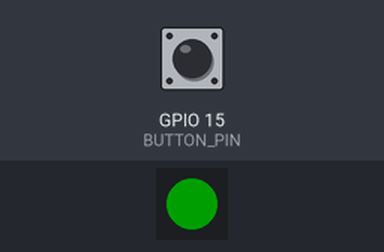
A sketch run on a simulated ESP32. Parts: 1 RGB LEDs in strip order, left to right. Inputs (shaded band) come from the test bench; at power-on: GPIO 15 (BUTTON_PIN) HIGH. Dim RGB values are drawn brighter than linear; USB keyboard and mouse output is not drawn. At 1.4 s the program puts the board to deep sleep or switches it off; the recording ends there.

Above: at 0.22 s.
At 0.88 s:
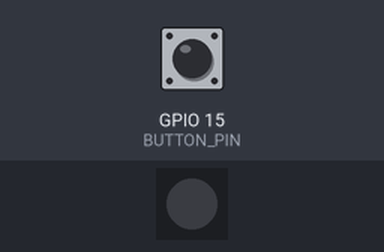
Timing chart, 0 to 1.4 s (numbered marks = the images above):
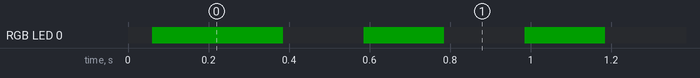

The sketch:

password-helper.ino
```cpp
/*
 * Password Helper - Mark IV
 *
 * This version of the password helper uses the bluetooth capabilities of the ESP32
 * to emulate a bluetooth keyboard. (The previous versions were built with cheap
 * Arduino Pro Micro boards that kept having the USB connectors snap off.)
 * Specifically, an Adafruit Huzzah32 was used for this build because of a couple
 * unique features:
 * - Built-in JST-PH battery connector
 * - Built in lipo battery charger, with automatic switch-over from battery to USB power
 *   when plugged in.
 * - Battery level monitor on pin A13.
 *
 * TODO:
 *    [x] Have a battery level tag.  When scanned, it types out the current battery level.
 *    [ ] Have a tag reader tag. When scanned, it puts the reader into a mode where the
 *        information for the next tag that is read is typed out (tag ID, etc)
 *
 * https://github.com/T-vK/esp32-ble-keyboard
 */

#include <SPI.h>
#include <MFRC522.h>
#include <BleKeyboard.h>
#include <FastLED.h>
#include "driver/rtc_io.h"
#include "accounts.h"

//#define DEBUG

#define NUM_LEDS 1
#define LED_PIN 14
#define RST_PIN  22
#define SS_PIN 23
#define READER_POWER_PIN 32

#define COLOR_ORDER GRB
#define DEVICE_NAME "Alexis Custom Keyboard"
#define MANUFACTURER "David Alexis"
//#define TOUCH_THRESHOLD 40

const gpio_num_t BUTTON_PIN = GPIO_NUM_15;
const uint8_t ID_SIZE = 4;

unsigned long startMillis;
unsigned long currentMillis;
int buttonState;
int lastButtonState;
unsigned long lastDebounceTime = 0;
unsigned long debounceDelay = 50;
bool goodRead;

enum Colors
{
    Red,
    Green,
    Blue,
    Yellow
};

CRGB leds[NUM_LEDS];
MFRC522 rfid(SS_PIN, RST_PIN);
BleKeyboard keyboard(DEVICE_NAME, MANUFACTURER, 100);

// Initialize the array that will store tag IDs we read
byte tagId[] = { 0x00, 0x00, 0x00, 0x00 };


/**
 * ----------------------------------------------------------------------
 */
void setup()
{
    delay(10);
    // ++bootCount;

    #ifdef DEBUG
    Serial.begin(115200);
    #endif

    FastLED.addLeds<WS2812, LED_PIN, COLOR_ORDER>(leds, NUM_LEDS);
    FastLED.setBrightness(30);

    pinMode(BUTTON_PIN, INPUT);
    pinMode(READER_POWER_PIN, OUTPUT);
    digitalWrite(READER_POWER_PIN, HIGH);

    // Initialize and verify the MFRC522 RFID reader
    SPI.begin();
    rfid.PCD_Init();
    checkReader();

    // Wait for a host device to connect to our bluetooth "keyboard".
    // A red blip will be displayed every half a second until connected.
    // We don't want to burn through battery doing this, so we'll go to sleep
    // after 30 seconds of waiting for a connection.
    keyboard.begin();

    int keyboardTry = 0;

    while (!keyboard.isConnected())
    {
        flashLed(Blue, 50);
        delay(500);

        keyboardTry++;

        if (keyboardTry == 30)
          sleep();
    }

    //readBatteryLevel(true);
    startMillis = millis();
}

/**
 * ----------------------------------------------------------------------
 * Main Loop
 */
void loop()
{
    int buttonReading = digitalRead(BUTTON_PIN);

    if (buttonReading != lastButtonState)
    {
      // reset the debouncing timer
      lastDebounceTime = millis();
    }

    if ((millis() - lastDebounceTime) > debounceDelay)
    {
        // whatever the reading is at, it's been there for longer than the debounce
        // delay, so take it as the actual current state:

        // if the button state has changed:
        if (buttonReading != buttonState)
        {
            buttonState = buttonReading;

          // only toggle the LED if the new button state is HIGH
          if (buttonState == HIGH) {
              buttonState = LOW;
              sleep();
          }
        }
    }

    lastButtonState = buttonReading;
    goodRead = false;

    ledOn(Green);

    // Check if an RFID tag has been scanned.
    // We'll go to sleep after 30 seconds of no tags being detected.
    if (!rfid.PICC_IsNewCardPresent())
    {
        //checkSleepyTime();
        delay(100);
        return;
    }

    // Someone tapped a tag. Let's restart the sleep countdown.
    startMillis = millis();
    ledOn(Green);

    // Verify that we were able to read a tag. If it fails, let the user know.
    if ( !rfid.PICC_ReadCardSerial() )
    {
        alert(Red, 50, 4);
        return;
    }

    MFRC522::PICC_Type piccType = rfid.PICC_GetType(rfid.uid.sak);

    #ifdef DEBUG
    Serial.print(F("Tag type: "));
    Serial.println(rfid.PICC_GetTypeName(piccType));
    printHex(tagId, 4);
    Serial.println();
    #endif

    // Get tag's ID
    for (byte i = 0; i < ID_SIZE; i++)
    {
        tagId[i] = rfid.uid.uidByte[i];
    }

    // Now let's look for the tag in our tag collection/password map.
    int accountIndex = findAccount(tagId);

    if (accountIndex >= 0)
    {
        goodRead = true;
        Account account = accounts[accountIndex];

        #ifdef DEBUG
        Serial.println(account.title);
        #endif

        // Notify the user that we got a good tag and found the account, then
        // "type" the password out through the keyboard interface.
        typeText(account.password);
    }
    else
    {
        // We didn't find the tag in our list.  Let the user know.
        alert(Red, 200, 4);
        goodRead = false;
        return;
    }

    #ifdef DEBUG
    Serial.println(F("Tag ID:"));
    printHex(tagId, sizeof(tagId));
    Serial.println();
    Serial.print(F(" ("));
    printDec(tagId, sizeof(tagId));
    Serial.println(")\n-------------\n");
    #endif
}

/**
 * Looks up an account in the accounts[] array using the supplied ID
 * (array of bytes).
 * If a matching entry is found, the index into the accounts[] array is returned.
 * If a matching entry is not found, the function returns -1.
 */
int findAccount(byte *id)
{
    for (int i = 0; i < sizeof(accounts); i++)
    {
        if (memcmp(id, accounts[i].id, ID_SIZE) == 0)
        {
            return i;
        }
    }

    return -1;
}

/**
 * Ensure that we can interact with the RFID reader.
 */
void checkReader()
{
    while (true)
    {
        // Get the reader version. This is an attempt to verify that the reader is online
        // and working.
        byte readerVersion = rfid.PCD_ReadRegister(rfid.VersionReg);

        if (readerVersion == 0x00 || readerVersion == 0xFF)
        {
            #ifdef DEBUG
            Serial.println("Reader failed");
            Serial.println(readerVersion);
            #endif
            // Reader did not return expected data.  Communication probably failed.
            // Flash the red LED to indicate to the user that something is wrong.
            alert(Red, 200, 5);
            delay(1000);
        }
        else
        {
            break;
        }
    }
}

/**
 * This function wraps the flashLed() function, and repeats the flash a specified number
 * of times.  If -1 is specified as the number of times, alert() will repeat the flashing
 * forever.
 */
void alert(Colors color, int duration, int times)
{
    if (times == -1)
    {
        while (true)
        {
            flashLed(color, duration);
        }
    }
    else
    {
        for (int i = 0; i < times; i++)
        {
            flashLed(color, duration);
        }
    }
}

/**
 * Flash a given color of the RGB Neopixel for the specified duration.
 * This turns the LED on with the specified color, then turns it off.
 */
void flashLed(Colors color, int duration)
{
    ledOn(color);
    delay(duration);
    ledOff();
    delay(duration);
}

/**
 * Turns on the neopixel LED with the specified color.
 */
void ledOn(Colors color)
{
    leds[0] = CRGB(
        color == Red || color == Yellow ? 255 : 0,
        color == Green ? 255 : color == Yellow? 250 : 0,
        color == Blue ? 255 : color == Yellow? 205 : 0);
    FastLED.show();
}

/**
 * Turns off the neopixel LED.
 */
void ledOff()
{
    leds[0] = CRGB(0, 0, 0);
    FastLED.show();
}

/**
 * Types out the supplied text to the bluetooth keyboard interface.
 */
void typeText(char *stringToPrint)
{
    ledOn(Blue);
    keyboard.println(stringToPrint);
    alert(Blue, 50, 4);
}

/**
 * Checks whether 30 seconds (or whatever the configured awake time is) has passed since the
 * last tag was read. If so, the neopixel is flashed blue 5 times to let the user know that
 * the device is about to go to sleep. It then goes into deep sleep mode, and is awakened
 * by the configured button press.
 */
//void checkSleepyTime()
//{
//    currentMillis = millis();
//
//    return;
//
////    if (currentMillis - startMillis >= AWAKE_PERIOD)
////    {
////        sleep();
////    }
//}

void sleep()
{
    // Halt PICC
    rfid.PICC_HaltA();

    // Stop encryption on PCD
    rfid.PCD_StopCrypto1();

    alert(Green, 200, 3);
    digitalWrite(READER_POWER_PIN, LOW);

    /* Uncomment these lines to use a touch-enabled pin for wakeup
     *
     * touchAttachInterrupt(T3, wakeupCallback, TOUCH_THRESHOLD);
     * esp_sleep_enable_touchpad_wakeup();
     */

    rtc_gpio_pulldown_en(BUTTON_PIN);
    // rtc_gpio_hold_en(BUTTON_PIN);
    esp_sleep_enable_ext0_wakeup(BUTTON_PIN, 1);
    esp_deep_sleep_start();
}


// ----------------------------------------------------------------------
// The following functions are used for debugging, and can be removed if
// necessary.
// ----------------------------------------------------------------------

#ifdef DEBUG

/**
 * Helper routine to dump a byte array as hex values to Serial.
 */
void printHex(byte *buffer, byte bufferSize)
{
    for (byte i = 0; i < bufferSize; i++)
    {
        if (i > 0)
            Serial.print(buffer[i] < 0x10 ? "-0" : "-");

        Serial.print(buffer[i], HEX);
    }
}

/**
 * Helper routine to dump a byte array as dec values to Serial.
 */
void printDec(byte *buffer, byte bufferSize)
{
    for (byte i = 0; i < bufferSize; i++)
    {
        if (i > 0)
            Serial.print(buffer[i] < 0x10 ? ".0" : ".");

        Serial.print(buffer[i], DEC);
    }
}

#endif
```

accounts.h
```cpp
struct Account {
    byte id[4];
    char *title;
    char *password;
};

Account accounts[] = {
    {
        { 0x00, 0x00, 0x00, 0x00 },
        "Key Fob",
        "<REPLACE WITH PASSWORD>"
    },
    {
        { 0x3A, 0xDB, 0x9F, 0x1A},
        "Key 2",
        "my password too"
    }
};
```

Measured:
- by itself, RGB LED 0: repeats every 0.40 s: off 0.20 s, RGB(0, 30, 0) 0.20 s
